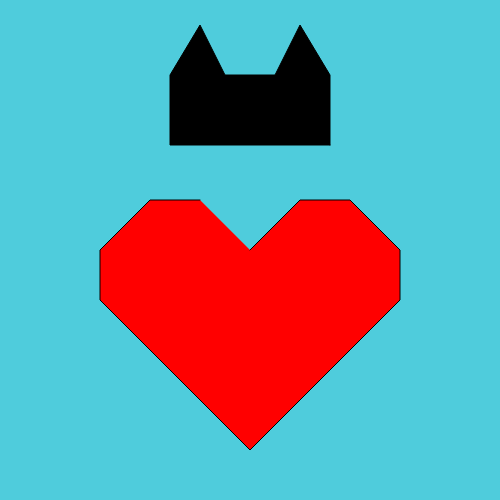
Frame 1 (no input)
Frame 60 (no input): identical to frame 1, image omitted
Frame 120 (the mouse pressed at the canvas centre since frame 60): identical to frame 1, image omitted

The p5.js sketch that drew this single still picture (run headless with seeded random() and noise() and a simulated clock; from frame 60 on, the mouse is pressed at the canvas centre):

// p5.js sketch
// ── sketch.js
// Hér kemur kóðinn þinn:

var x = 250
var y = 250

var t = 250
var r = 125

function setup() {
 createCanvas(500, 500);
}

function draw() {
 background(79, 204, 220);
 beginShape();
 fill('red');
 vertex(x, y);
 vertex(x+50, y-50);
 vertex(x+100, y-50);
 vertex(x+150, y);
 vertex(x+150, y+50);
 vertex(x, y+200);
 vertex(x-150, y+50);
 vertex(x-150, y);
 vertex(x-100, y-50);
 vertex(x-50, y-50);
 endShape();
 
 beginShape();
 fill('black')
 vertex(t+80, r+ 20);
 vertex(t+80, r- 50);
 vertex(t+50, r-100);
 vertex(t+25, r-50);
 vertex(t-25, r-50);
 vertex(t-50, r-100);
 vertex(t-80, r-50);
 vertex(t-80, r+20);
 vertex(t+80, r+20);
   endShape();
 
}
